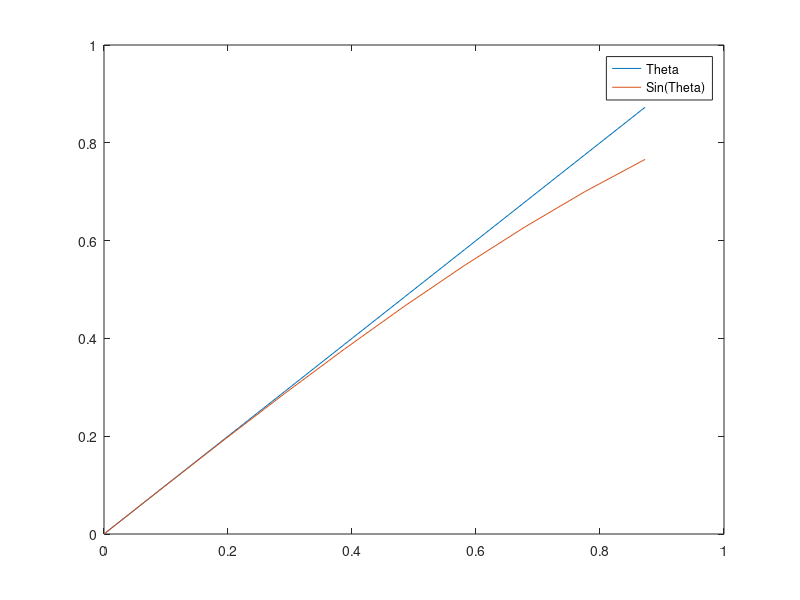

The MATLAB script that drew this image: (Note: this script raises an error after producing the figure.)
% Part B
x=linspace(0, 50, 10);
th = x*(180\pi) 

plot(th, th)
hold on
sin_func = sin(th)
plot(th, sin_func)
legend("Theta", "Sin(Theta)")

%We find the point at which 

percentage_d = (th - sin_func)./sin_func;

for i = 1:length(percentage_d)
    if percentage_d(i) > 0.0500
        index = i;
        break
    end
end

asin(th(index))*180/pi

%The theta value of 35.57 with the small angle  
%approximation gives us a 5% error.

%part
time_s = [0 25]
%initial value condition
yo = [1.0 1.0]
[t,y] = ode45('fn',time_s, yo );
figure;
subplot(1,2,1)

plot(t,y(:,1),'-');
xlabel('time');
title('\theta (t)');


%figure;
subplot(1,2,2)
plot(t,y(:,2),'-');
xlabel('time');
title('theta');
